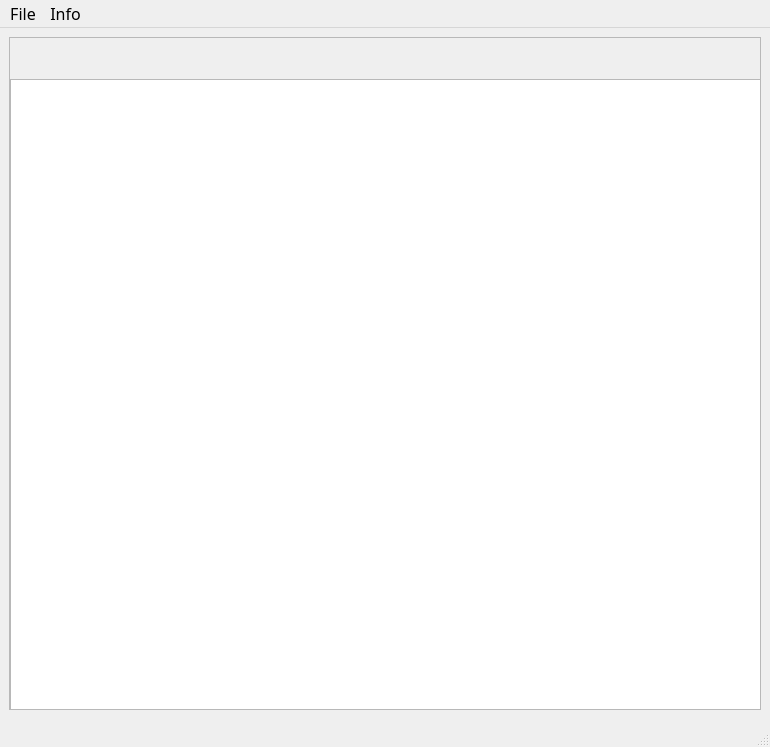
<?xml version="1.0" encoding="UTF-8"?>
<ui version="4.0">
 <class>dataViewWindow</class>
 <widget class="QMainWindow" name="dataViewWindow">
  <property name="geometry">
   <rect>
    <x>0</x>
    <y>0</y>
    <width>770</width>
    <height>747</height>
   </rect>
  </property>
  <property name="font">
   <font>
    <family>Source Sans Pro</family>
    <pointsize>12</pointsize>
   </font>
  </property>
  <property name="windowTitle">
   <string>Data View</string>
  </property>
  <widget class="QWidget" name="centralwidget">
   <layout class="QVBoxLayout" name="verticalLayout">
    <item>
     <widget class="QScrollArea" name="dataViewScrollArea">
      <property name="sizePolicy">
       <sizepolicy hsizetype="MinimumExpanding" vsizetype="MinimumExpanding">
        <horstretch>0</horstretch>
        <verstretch>0</verstretch>
       </sizepolicy>
      </property>
      <property name="frameShadow">
       <enum>QFrame::Plain</enum>
      </property>
      <property name="sizeAdjustPolicy">
       <enum>QAbstractScrollArea::AdjustToContentsOnFirstShow</enum>
      </property>
      <property name="widgetResizable">
       <bool>true</bool>
      </property>
      <property name="alignment">
       <set>Qt::AlignCenter</set>
      </property>
      <widget class="QWidget" name="scrollAreaWidgetContents">
       <property name="geometry">
        <rect>
         <x>0</x>
         <y>0</y>
         <width>750</width>
         <height>681</height>
        </rect>
       </property>
       <property name="sizePolicy">
        <sizepolicy hsizetype="MinimumExpanding" vsizetype="MinimumExpanding">
         <horstretch>0</horstretch>
         <verstretch>0</verstretch>
        </sizepolicy>
       </property>
       <widget class="QTreeView" name="stocksTreeView">
        <property name="geometry">
         <rect>
          <x>0</x>
          <y>41</y>
          <width>751</width>
          <height>641</height>
         </rect>
        </property>
       </widget>
      </widget>
     </widget>
    </item>
   </layout>
  </widget>
  <widget class="QMenuBar" name="menubar">
   <property name="geometry">
    <rect>
     <x>0</x>
     <y>0</y>
     <width>770</width>
     <height>26</height>
    </rect>
   </property>
   <property name="font">
    <font>
     <family>Source Sans Pro</family>
     <pointsize>12</pointsize>
    </font>
   </property>
   <widget class="QMenu" name="menuFile">
    <property name="title">
     <string>File</string>
    </property>
    <addaction name="actionImport_Data"/>
    <addaction name="actionOptions"/>
   </widget>
   <widget class="QMenu" name="menuInfo">
    <property name="title">
     <string>Info</string>
    </property>
    <addaction name="actionManual_Parameters"/>
    <addaction name="actionAutomatic_Parameters"/>
    <addaction name="actionStock_Data"/>
   </widget>
   <addaction name="menuFile"/>
   <addaction name="menuInfo"/>
  </widget>
  <widget class="QStatusBar" name="statusbar"/>
  <action name="actionImport_Data">
   <property name="text">
    <string>Import Data</string>
   </property>
  </action>
  <action name="actionOptions">
   <property name="text">
    <string>Options</string>
   </property>
  </action>
  <action name="actionManual_Parameters">
   <property name="text">
    <string>Manual Parameters</string>
   </property>
  </action>
  <action name="actionAutomatic_Parameters">
   <property name="text">
    <string>Automatic Parameters</string>
   </property>
  </action>
  <action name="actionStock_Data">
   <property name="text">
    <string>Stock Data</string>
   </property>
  </action>
 </widget>
 <resources/>
 <connections/>
</ui>
